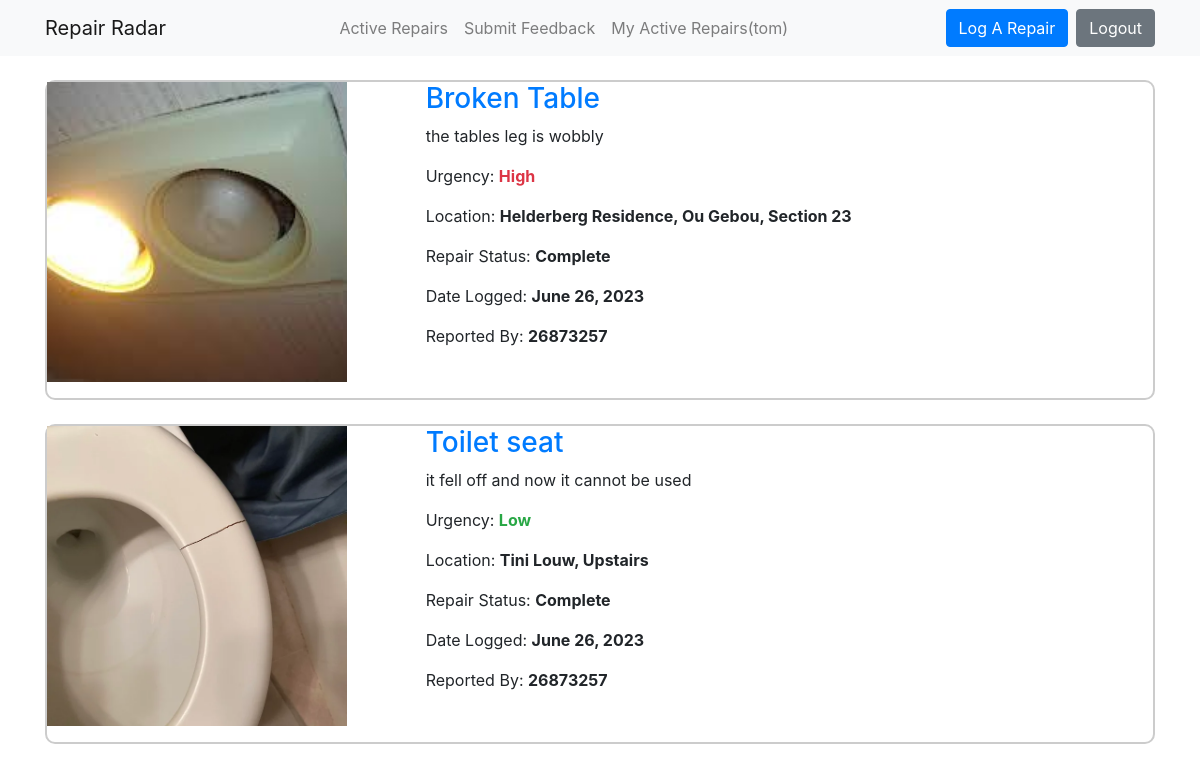
The page /user/26873257 (signed in) on the database its author committed.
### repairadar_app/models.py (models this page shows, shortened)
class Repair(models.Model):
    status_choices = [
        ('Submitted', 'Submitted'),
        ('Processing', 'Processing'),
        ('Under Review', 'Under Review'),
        ('Waiting For Parts', 'Waiting For Parts'),
        ('Complete', 'Complete'),
    ]
    urgency_choices = [
        ('Low', 'Low'),
        ('Medium', 'Medium'),
        ('High', 'High')
    ]
    suNumber = models.ForeignKey(User, on_delete=models.CASCADE, verbose_name="Student Number")
    repairTitle = models.CharField(max_length=100, verbose_name='Issue Title')
    repairDescription = models.TextField(verbose_name='Issue Description')
    repairStatus = models.CharField(max_length=20, default='SUB', verbose_name='Issue Status', choices=status_choices)
    repairLocation = models.CharField(max_length=100, verbose_name='Issue Location')
    dateLogged = models.DateField(default = timezone.now)
    repairImage = models.ImageField(upload_to='repair_images', blank=True, verbose_name='Issue Evidence', default='default.jpg')
    repairUrgency = models.CharField(max_length=20, default='Low', verbose_name='Issue Urgency', choices=urgency_choices)

### repairadar_app/views.py (the view)
# urls.py: path('user/<str:username>', UserRepairListView.as_view(), name="user-repairs"),
class UserRepairListView(LoginRequiredMixin, ListView):
    model = Repair
    template_name = 'repairadar_app/user_repairs.html'
    context_object_name = 'repairs'
    ordering = ['-dateLogged']
    def get_queryset(self):
        user = get_object_or_404(User, username=self.kwargs.get('username'))
        return Repair.objects.filter(suNumber=user).order_by('-dateLogged')

### repairadar_app/templates/repairadar_app/user_repairs.html (shortened to what this page needs)
{% extends "repairadar_app/base.html" %}
{% block content %}
    {% for repair in repairs %}
        <article class="post vt-post custom-border my-4">
            <div class="row">
                <div class="col-xs-12 col-sm-5 col-md-5 col-lg-4">
                        <div class="media">
                          <img class="account-img" src="{{ repair.repairImage.url }}">
                        </div>
                </div>
                <div class="col-xs-12 col-sm-7 col-md-7 col-lg-8">
                    <div class="caption">
                        <a href="{% url 'repair-detail' repair.id %}"><h3 class="md-heading">{{ repair.repairTitle }}</h3></a>
                        <p>{{ repair.repairDescription }}</p>
                        {% if repair.repairUrgency == 'Low' %}
                            <p>Urgency: <strong class="text-success">{{ repair.repairUrgency }}</strong></p>
                        {% elif repair.repairUrgency == 'Medium' %}
                            <p>Urgency: <strong class="text-warning">{{ repair.repairUrgency }}</strong></p>
                        {% else %}
                            <p>Urgency: <strong class="text-danger">{{ repair.repairUrgency }}</strong></p>
                        {% endif %}
                        <p>Location: <strong>{{ repair.repairLocation }}</strong></p>
                        <p>Repair Status: <strong>{{ repair.repairStatus }}</strong></p>
                        <p>Date Logged: <strong>{{ repair.dateLogged }}</strong></p>
                        <p>Reported By: <strong>{{ repair.suNumber }}</strong></p>
                    </div>
                </div>
            </div>
        </article>
    {% endfor %}
{% endblock %}

### repairadar_app/templates/repairadar_app/base.html (shortened to what this page needs)
{% load static %}
<!DOCTYPE html>
<html data-bs-theme="light" lang="en">
<head>
    <link rel="stylesheet" href="{% static 'repairadar_app/main.css' %}">
    <link rel="stylesheet" href="https://maxcdn.bootstrapcdn.com/bootstrap/4.0.0/css/bootstrap.min.css">
</head>
<body>
    <nav class="navbar navbar-expand-lg navbar-light bg-light">
        <div class="container">
            <a class="navbar-brand" href="{% url 'repairadar-home' %}">Repair Radar</a>
            <ul class="navbar-nav me-auto mb-2 mb-lg-0">
                <li class="nav-item">
                    <a class="nav-link" href="{% url 'repairadar-home' %}">Active Repairs</a>
                </li>
                {% if user.is_authenticated and user.username != 'staff' %}
                <li class="nav-item">
                    <a class="nav-link" href="{% url 'feedback-create'%}">Submit Feedback</a>
                </li>
                <li class="nav-item">
                    <a class="nav-link" href="{% url 'user-repairs' user.username %}">My Active Repairs({{ user.username}})</a>
                </li>
                {% endif %}
            </ul>
            <div class="d-flex">
                {% if user.is_authenticated %}
                {% if user.username != 'staff'%}
                <a href="{% url 'repair-create' %}"><button class="btn btn-primary me-2" type="button">Log A Repair</button></a>
                {% endif %}
                <a href="{% url 'logout' %}"><button class="btn btn-secondary ml-2" type="button">Logout</button></a>
                {% else %}
                <a href="{% url 'login' %}"><button class="btn btn-primary me-2" type="button">Login</button></a>
                {% endif %}
            </div>
        </div>
    </nav>
    <div class='container vertical-center'>
        {% block content %}{% endblock %}
    </div>
</body>
</html>

### repairadar_app/static/repairadar_app/main.css (style rules this page uses)
.custom-border { border: 2px solid #ccc; border-radius: 10px; }
img { width: 300px; height: 300px; object-fit: cover; }

### rows shown on the page
Repair: repairImage (picture), repairTitle "Broken Table", repairDescription "the tables leg is wobbly", repairUrgency "High", repairLocation "Helderberg Residence, Ou Gebou, Section 23", repairStatus "Complete", dateLogged "June 26, 2023", suNumber "26873257"
Repair: repairImage (picture), repairTitle "Toilet seat", repairDescription "it fell off and now it cannot be used", repairUrgency "Low", repairLocation "Tini Louw, Upstairs", repairStatus "Complete", dateLogged "June 26, 2023", suNumber "26873257"

### other values the page prints
{{ user.username }} "tom"
